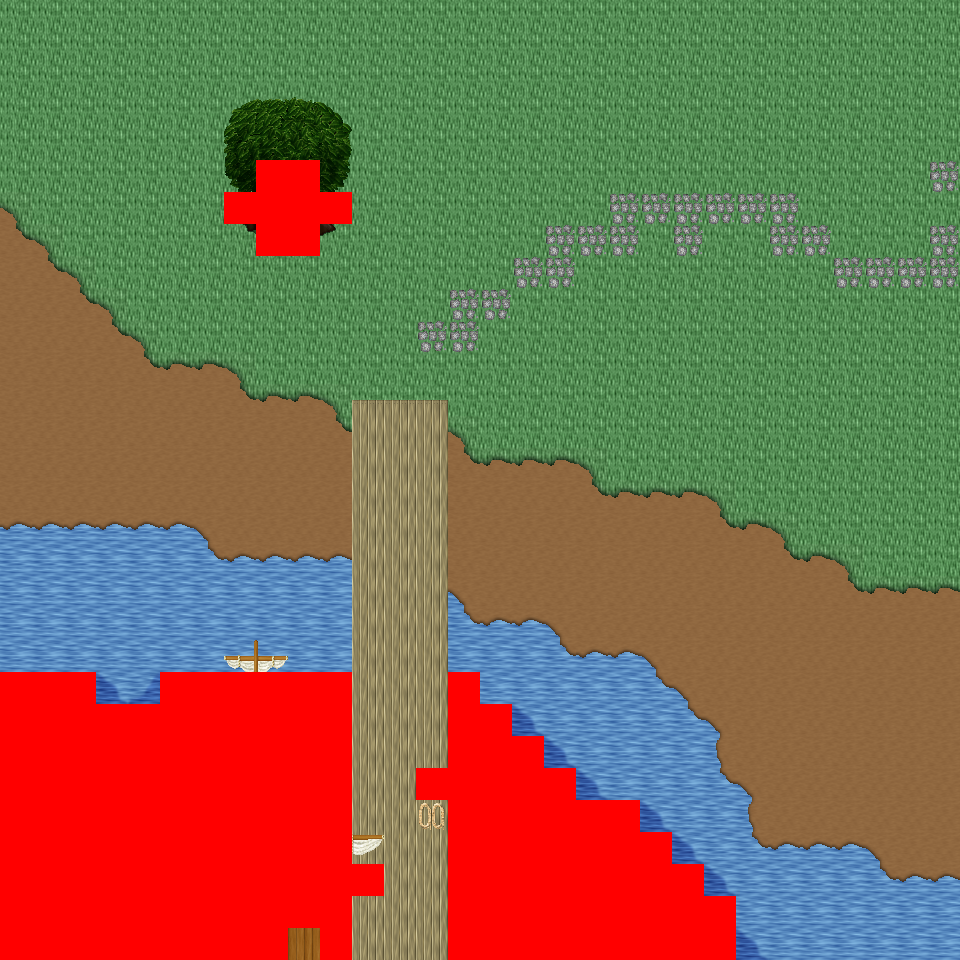

The image is a tile-based game level rendered from a .tmx file. Its description and source (layers, tilesets, objects; grid data summarised) follow:
An orthogonal 30x30 tile map with 32x32 px tiles, 6 tile layers (Ground, Object, Object2, Above, ...), 21 tilesets and 5 objects (5x mapExit).

<map version="1.0" orientation="orthogonal" renderorder="right-down" width="30" height="30" tilewidth="32" tileheight="32" nextobjectid="6">
  <tileset firstgid="1" name="tileset_logic_collision" tilewidth="32" tileheight="32" tilecount="1" columns="1">
    <image source="../drawable/tileset_logic_collision.png" width="32" height="32" />
  </tileset>
  <tileset firstgid="2" name="tileset_ground_ground" tilewidth="32" tileheight="32" tilecount="33" columns="3">
    <image source="../drawable/tileset_ground_ground.png" width="96" height="352" />
  </tileset>
  <tileset firstgid="35" name="tileset_building_castle" tilewidth="32" tileheight="32" tilecount="320" columns="20">
    <image source="../drawable/tileset_building_castle.png" width="640" height="512" />
  </tileset>
  <tileset firstgid="355" name="tileset_ground_water_pool" tilewidth="32" tileheight="32" tilecount="72" columns="3">
    <image source="../drawable/tileset_ground_water_pool.png" width="96" height="768" />
  </tileset>
  <tileset firstgid="427" name="tileset_ground_earth_edges" tilewidth="32" tileheight="32" tilecount="18" columns="6">
    <image source="../drawable/tileset_ground_earth_edges.png" width="192" height="96" />
  </tileset>
  <tileset firstgid="445" name="tileset_ground_grass_corners" tilewidth="32" tileheight="32" tilecount="24" columns="6">
    <image source="../drawable/tileset_ground_grass_corners.png" width="192" height="128" />
  </tileset>
  <tileset firstgid="469" name="tileset_ground_grass_edges" tilewidth="32" tileheight="32" tilecount="36" columns="12">
    <image source="../drawable/tileset_ground_grass_edges.png" width="384" height="96" />
  </tileset>
  <tileset firstgid="505" name="tileset_object_row_boat" tilewidth="32" tileheight="32" tilecount="30" columns="6">
    <image source="../drawable/tileset_object_row_boat.png" width="192" height="160" />
  </tileset>
  <tileset firstgid="535" name="tileset_item_ropes" tilewidth="32" tileheight="32" tilecount="4" columns="2">
    <image source="../drawable/tileset_item_ropes.png" width="64" height="64" />
  </tileset>
  <tileset firstgid="539" name="tileset_object_boardwalk" tilewidth="32" tileheight="32" tilecount="36" columns="6">
    <image source="../drawable/tileset_object_boardwalk.png" width="192" height="192" />
  </tileset>
  <tileset firstgid="575" name="tileset_object_ship" tilewidth="32" tileheight="32" tilecount="368" columns="16">
    <image source="../drawable/tileset_object_ship.png" width="512" height="736" />
  </tileset>
  <tileset firstgid="943" name="tileset_item_fishing_nets" tilewidth="32" tileheight="32" tilecount="6" columns="3">
    <image source="../drawable/tileset_item_fishing_nets.png" width="96" height="64" />
  </tileset>
  <tileset firstgid="949" name="tileset_item_fishrods" tilewidth="32" tileheight="32" tilecount="12" columns="4">
    <image source="../drawable/tileset_item_fishrods.png" width="128" height="96" />
  </tileset>
  <tileset firstgid="961" name="tileset_plant_stump_stump_vertical" tilewidth="32" tileheight="32" tilecount="1" columns="1">
    <image source="../drawable/tileset_plant_stump_stump_vertical.png" width="32" height="32" />
  </tileset>
  <tileset firstgid="962" name="tileset_item_pot_barrel" tilewidth="32" tileheight="32" tilecount="2" columns="1">
    <image source="../drawable/tileset_item_pot_barrel.png" width="32" height="64" />
  </tileset>
  <tileset firstgid="964" name="tileset_ground_cobbled_paving" tilewidth="32" tileheight="32" tilecount="1" columns="1">
    <image source="../drawable/tileset_ground_cobbled_paving.png" width="32" height="32" />
  </tileset>
  <tileset firstgid="965" name="tileset_ground_ladder_vertical_pale" tilewidth="32" tileheight="32" tilecount="5" columns="5">
    <image source="../drawable/tileset_ground_ladder_vertical_pale.png" width="160" height="32" />
  </tileset>
  <tileset firstgid="970" name="tileset_item_caution_sign" tilewidth="32" tileheight="32" tilecount="1" columns="1">
    <image source="../drawable/tileset_item_caution_sign.png" width="32" height="32" />
  </tileset>
  <tileset firstgid="971" name="tileset_ground_ridge_earth_dark" tilewidth="32" tileheight="32" tilecount="96" columns="12">
    <image source="../drawable/tileset_ground_ridge_earth_dark.png" width="384" height="256" />
  </tileset>
  <tileset firstgid="1067" name="tileset_ground_ridge_earth_pale" tilewidth="32" tileheight="32" tilecount="96" columns="12">
    <image source="../drawable/tileset_ground_ridge_earth_pale.png" width="384" height="256" />
  </tileset>
  <tileset firstgid="1163" name="tileset_plant_tree_tree_darkgreen" tilewidth="32" tileheight="32" tilecount="88" columns="8">
    <image source="../drawable/tileset_plant_tree_tree_darkgreen.png" width="256" height="352" />
  </tileset>
  <layer name="Ground" width="30" height="30">
    <data>[900 cells, 900 non-empty, 11 distinct tile ids]</data>
  </layer>
  <layer name="Object" width="30" height="30">
    <data>[900 cells, 155 non-empty, 49 distinct tile ids]</data>
  </layer>
  <layer name="Object2" width="30" height="30">
    <data>[900 cells, 28 non-empty, 7 distinct tile ids]</data>
  </layer>
  <layer name="Above" width="30" height="30">
    <data>[900 cells, 29 non-empty, 29 distinct tile ids]</data>
  </layer>
  <layer name="Above2" width="30" height="30">
    <data>[900 cells, 6 non-empty, 6 distinct tile ids]</data>
  </layer>
  <layer name="Walkable" width="30" height="30">
    <data>[900 cells, 155 non-empty, 1 distinct tile ids]</data>
  </layer>
  <objectgroup name="MapEvents">
    <object id="1" name="south" type="mapExit" x="288" y="928" width="32" height="32">
      <properties>
        <property name="map" value="level_0_x18_y77" />
        <property name="x" value="9" />
        <property name="y" value="1" />
      </properties>
    </object>
    <object id="2" name="south2" type="mapExit" x="352" y="928" width="96" height="32">
      <properties>
        <property name="map" value="level_0_x18_y77" />
        <property name="x" value="11" />
        <property name="y" value="1" />
      </properties>
    </object>
    <object id="3" name="south3" type="mapExit" x="736" y="928" width="224" height="32">
      <properties>
        <property name="map" value="level_0_x18_y77" />
        <property name="x" value="23" />
        <property name="y" value="1" />
      </properties>
    </object>
    <object id="4" name="west" type="mapExit" x="0" y="0" width="32" height="672">
      <properties>
        <property name="map" value="level_0_x17_y76" />
        <property name="x" value="28" />
        <property name="y" value="0" />
      </properties>
    </object>
    <object id="5" name="east" type="mapExit" x="928" y="0" width="32" height="960">
      <properties>
        <property name="map" value="level_0_x19_y76" />
        <property name="x" value="1" />
        <property name="y" value="0" />
      </properties>
    </object>
  </objectgroup>
</map>
